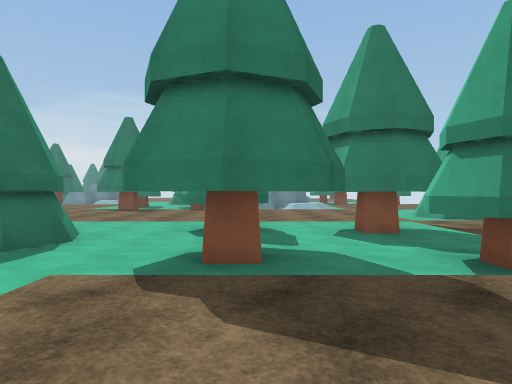
View 1 (above)

13 first-person views from a walk through a Unity game level. The camera is 1.3 m above the floor, looks level and sees 75° across. The floor is counted in squares, 2 m on a side. Each view is taken from the middle of a square. On the plan, view 1 faces up. The plan holds only what a view shows up to about 10 squares ahead; the rest is blank. The place goes on beyond the plan. Surface patterns are stand-ins for the level's own textures.

View 2
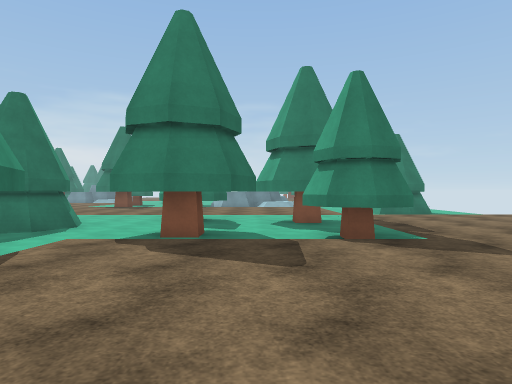

View 3
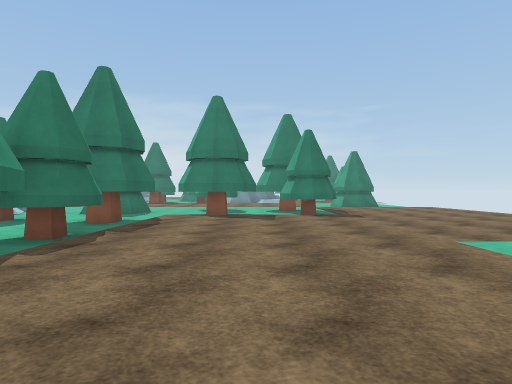

View 4
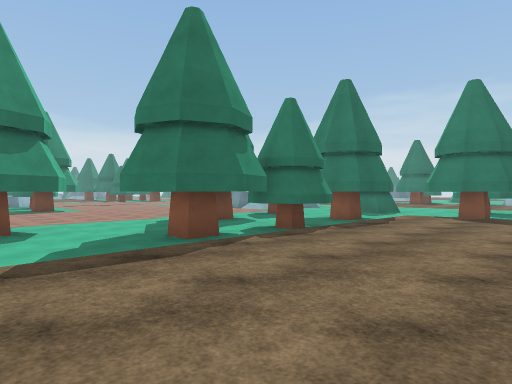

View 5
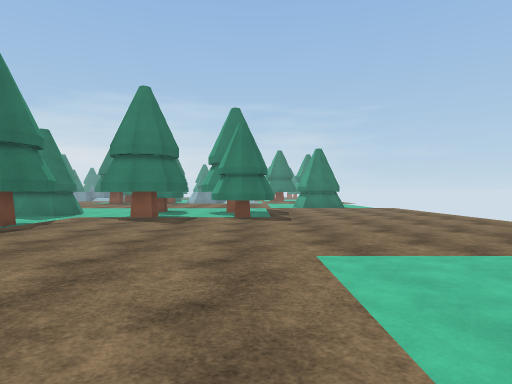

View 6
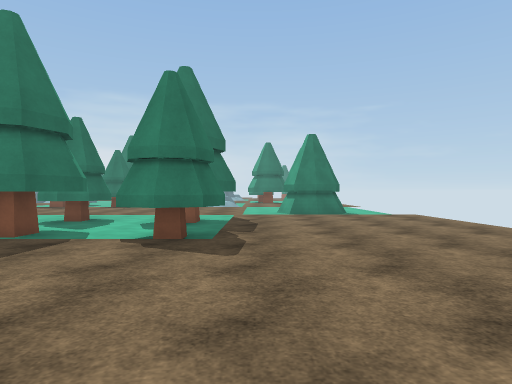

View 7
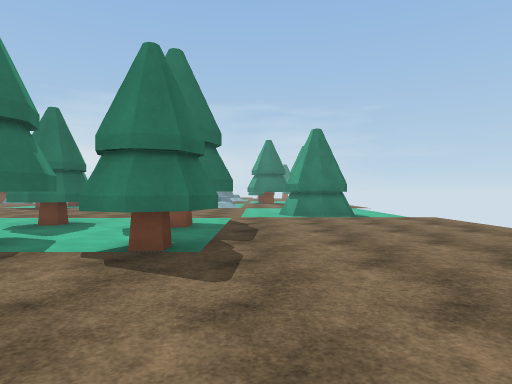

View 8
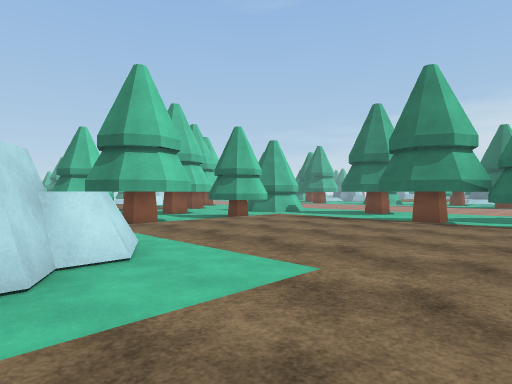

View 9
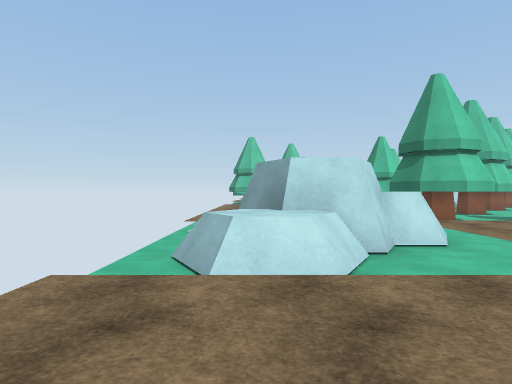

View 10
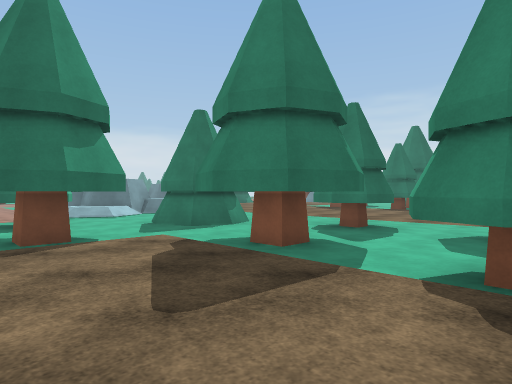

View 11
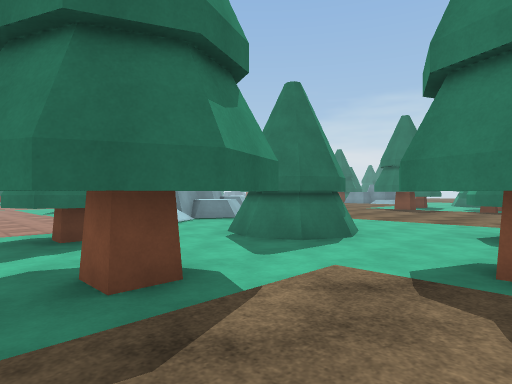

View 12
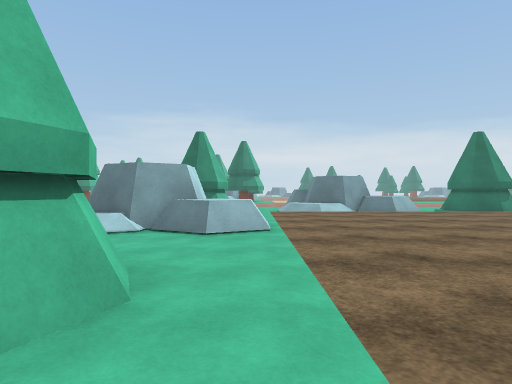

View 13
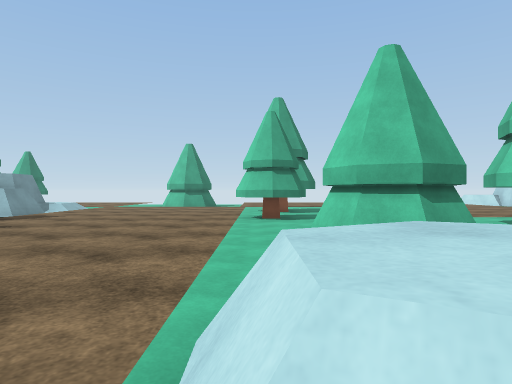

### Floor plan
Key: @ floor where view 1 was taken; # wall or solid block; . main floor; - floor 0.25 m lower than the main floor; / step, stairs or slope; = window, fence, low wall or low ledge; ^ raised ledge; T tree.
Columns run from 11 left of view 1 to 8 right of it. Each row starts with its distance up from view 1.
  8 ...............-----
  7 --/^------TT-TT.....
  6   #^=  T  TTTTT.....
  5    #- TTT  TTT-.....
  4    //  T  TTTTT.....
  3    //    -TT-TT.....
  2  ....TT TT..........
  1  ....TTTTT..........
  0       TTT-.@........
 -1       TTTT..........
 -2     .TT TT..........
 -3    --   TT.....--/^-
 -4   ---- TTT.....--#^=
 -5   ----TTT-...../###-
 -6     -TTT -.....#
 -7           .....
 -8           TT-TT
 -9            TTTT
-10            TT
-11              TT
-12               T

Where each view was taken, in squares from view 1:
view 1: 0 up, 0 right, facing up
view 2: 2 down, 1 right, facing up
view 3: 7 down, 1 right, facing up
view 4: 7 down, 2 right, facing up-left
view 5: 6 down, 3 right, facing up
view 6: 2 down, 4 right, facing up
view 7: 1 down, 4 right, facing up
view 8: 1 down, 6 right, facing down-left
view 9: 0 up, 7 right, facing down
view 10: 0 up, 3 right, facing up-left
view 11: 0 up, 0 right, facing up-left
view 12: 7 up, 2 left, facing left
view 13: 7 up, 9 left, facing right
